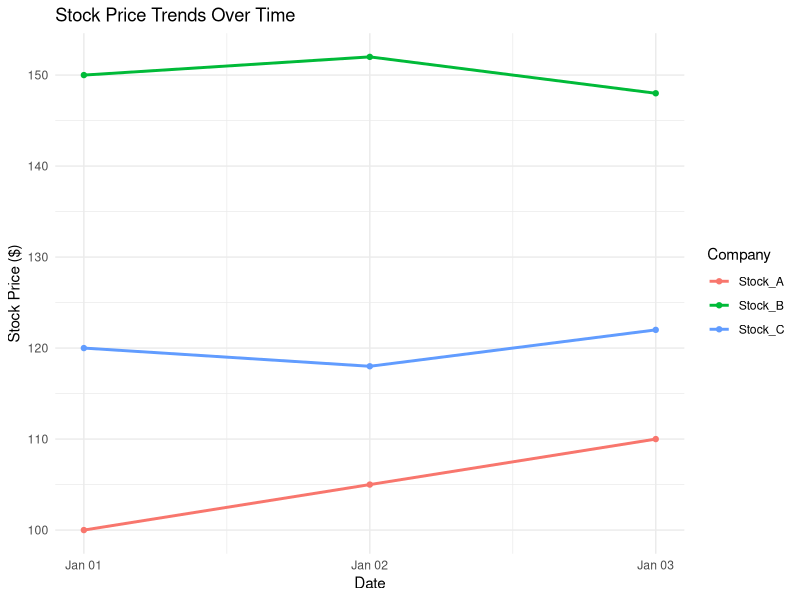

Here is the R script that generated this plot:
library(ggplot2)
library(tidyr)

df16 <- data.frame(
  Date = as.Date(c("2023-01-01", "2023-01-02", "2023-01-03")),
  Stock_A = c(100, 105, 110),
  Stock_B = c(150, 152, 148),
  Stock_C = c(120, 118, 122)
)

df16_long <- pivot_longer(df16, cols = starts_with("Stock"), names_to = "Company", values_to = "Price")

ggplot(df16_long, aes(x = Date, y = Price, color = Company)) +
  geom_line(size = 1) + geom_point() +
  labs(title = "Stock Price Trends Over Time", x = "Date", y = "Stock Price ($)") +
  theme_minimal()
